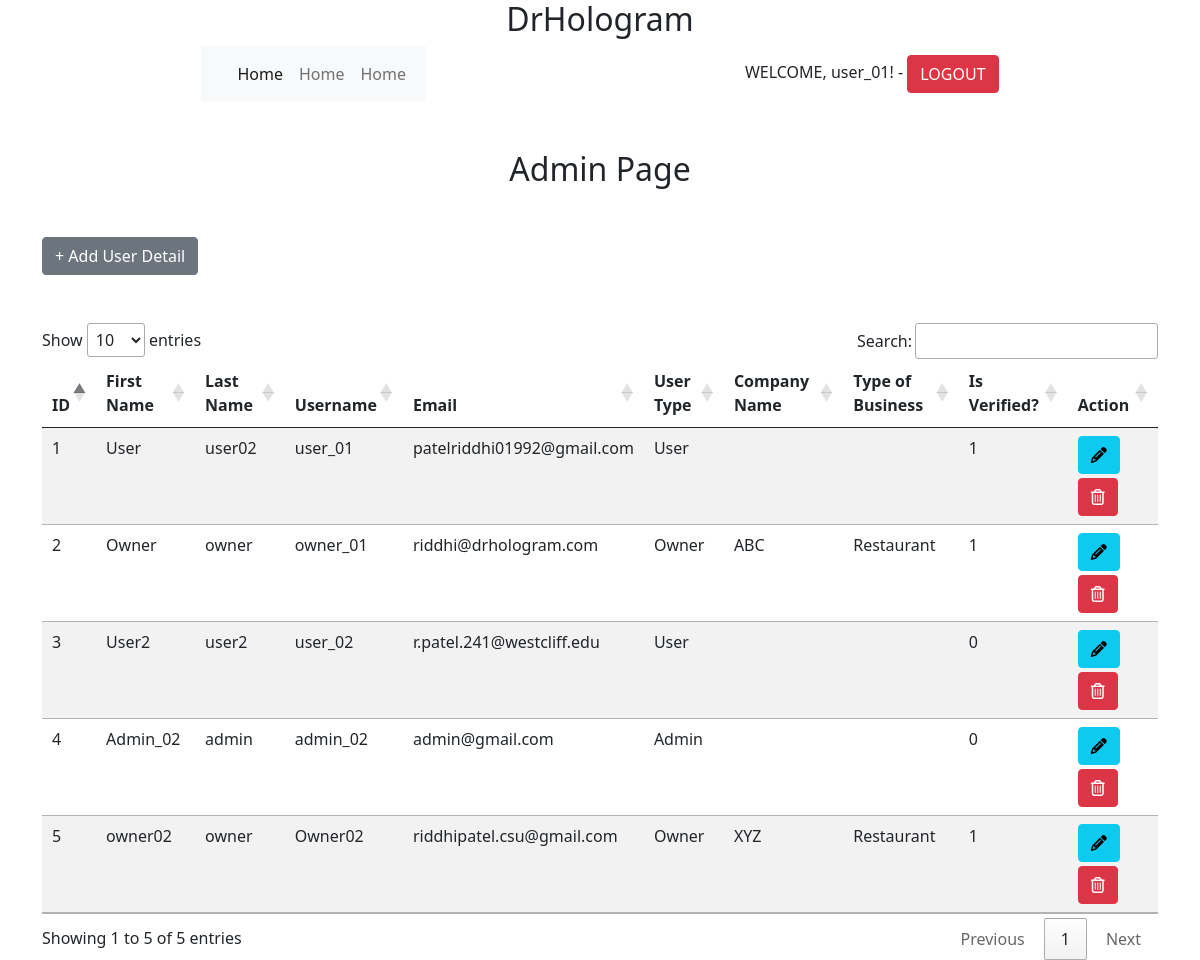
Screenshot of /admin/admin_view.php (signed in) with the database file from the repository.
### tables this page shows
CREATE TABLE `registered_users` (
  `id` int(11) NOT NULL,
  `first_name` varchar(100) NOT NULL,
  `last_name` varchar(100) NOT NULL,
  `company_name` varchar(100) NOT NULL,
  `user_name` varchar(100) NOT NULL,
  `email` varchar(100) NOT NULL,
  `password` varchar(100) NOT NULL,
  `re_password` varchar(100) NOT NULL,
  `business_type` varchar(100) NOT NULL,
  `user_type` varchar(100) NOT NULL DEFAULT 'user',
  `created` date NOT NULL DEFAULT current_timestamp(),
  `verification_code` varchar(255) NOT NULL,
  `is_verified` int(10) NOT NULL DEFAULT 0,
  `resettoken` varchar(255) DEFAULT NULL,
  `resettokenexpire` date DEFAULT NULL
);

### admin/admin_view.php (the view, shortened to what this page needs)
<?php
    include "../connection.php";
    $query = "SELECT * FROM registered_users";
    $result = $con->query($query);
?>
<!DOCTYPE html>
<html lang="en">
    <head>
        <link rel="stylesheet" href="../styles.css">
        <link href="https://cdn.jsdelivr.net/npm/bootstrap@5.0.2/dist/css/bootstrap.min.css" rel="stylesheet">
        <link rel="stylesheet" type="text/css" href="https://cdn.datatables.net/v/dt/jq-3.3.1/jszip-2.5.0/dt-1.10.25/af-2.3.7/b-1.7.1/b-colvis-1.7.1/b-html5-1.7.1/b-print-1.7.1/cr-1.5.4/date-1.1.0/fc-3.3.3/fh-3.1.9/kt-2.6.2/r-2.2.9/rg-1.1.3/rr-1.2.8/sc-2.0.4/sb-1.1.0/sp-1.3.0/sl-1.3.3/datatables.min.css"/>
        <link rel="stylesheet" href="https://cdn.datatables.net/1.10.25/css/jquery.dataTables.min.css">
    </head>
    <body>
        <div class="d-flex justify-content-center">
            <h2 class="">DrHologram</h2>
        </div>
        <header class="container">
            <nav class="navbar navbar-expand-lg navbar-light bg-light">
                <div class="container-fluid">
                    <div class="collapse navbar-collapse" id="navbarNavDropdown">
                        <ul class="navbar-nav">
                            <li class="nav-item">
                                <a class="nav-link active" aria-current="page" href="#">Home</a>
                            </li>
                            <li class="nav-item">
                                <a class="nav-link" href="#">Home</a>
                            </li>
                            <li class="nav-item">
                                <a class="nav-link" href="#">Home</a>
                            </li>
                        </ul>
                    </div>
                </div>
            </nav>
            <?php
                if(isset($_SESSION['logged_in']) && $_SESSION['logged_in']==true) {
                    echo"
                        <div>
                            WELCOME, $_SESSION[username]! - <a class='btn btn-danger' href='../logout.php' role='button'>LOGOUT</a>
                        </div>
                    ";
                }
            ?>
        </header>
        <div class="container">
            <h2 class="text-center m-5">Admin Page</h2>
            <a class='btn btn-secondary mb-5' data-bs-toggle='modal' href='#exampleModalToggle' role='button'> + Add User Detail</a>
            <div class="table-responsive">
                <table id="example" class="table table-striped table-hover">
                    <thead>
                        <tr>
                            <th>ID</th>
                            <th>First Name</th>
                            <th>Last Name</th>
                            <th>Username</th>
                            <th>Email</th>
                            <th>User Type</th>
                            <th>Company Name</th>
                            <th>Type of Business</th>
                            <th>Is Verified?</th>
                            <th>Action</th>
                        </tr>
                    </thead>
                    <tbody id="user_grid">
                        <?php
                            if($result->num_rows>0) {
                                $i = 1;
                                while($row = $result->fetch_assoc()) {
                        ?>
                                    <tr>
                                        <td><?php echo $i; ?></td>
                                        <td><?php echo $row['first_name']; ?></td>
                                        <td><?php echo $row['last_name']; ?></td>
                                        <td><?php echo $row['user_name']; ?></td>
                                        <td><?php echo $row['email']; ?></td>
                                        <td><?php echo $row['user_type']; ?></td>
                                        <td><?php echo $row['company_name']; ?></td>
                                        <td><?php echo $row['business_type']; ?></td>
                                        <td><?php echo $row['is_verified']; ?></td>
                                        <td>
                                            <a class="btn btn-info mb-1" href="admin_update.php?id=<?php echo $row['id']; ?>"><i class="fa fa-pencil" aria-hidden="true"></i></a>&nbsp;
                                            <a class='btn btn-danger' data-bs-toggle='modal' href='#static' role='button'><i class="far fa-trash-alt"></i></a>
                                        </td>
                                    </tr>
                                    <?php
                                    $i++;
                                }
                            }
                        ?>
                    </tbody>
                </table>
            </div>
        </div>
    </body>
</html>

### styles.css (style rules this page uses)
header { display: flex; flex-direction: row; align-items: center; justify-content: space-around; }

### rows the page displays
registered_users: first_name "User", last_name "user02", user_name "user_01", email "patelriddhi01992@gmail.com", user_type "User", is_verified "1"
registered_users: first_name "Owner", last_name "owner", user_name "owner_01", email "riddhi@drhologram.com", user_type "Owner", company_name "ABC", business_type "Restaurant", is_verified "1"
registered_users: first_name "User2", last_name "user2", user_name "user_02", email "r.patel.241@westcliff.edu", user_type "User", is_verified "0"
registered_users: first_name "Admin_02", last_name "admin", user_name "admin_02", email "admin@gmail.com", user_type "Admin", is_verified "0"
registered_users: first_name "owner02", last_name "owner", user_name "Owner02", email "riddhipatel.csu@gmail.com", user_type "Owner", company_name "XYZ", business_type "Restaurant", is_verified "1"

### other values shown
$_SESSION[username] "user_01"
